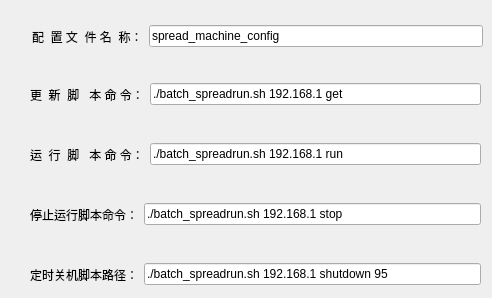
   <widget class="QWidget" name="tab_5">
    <attribute name="title">
     <string>参数设置</string>
    </attribute>
    <widget class="QWidget" name="layoutWidget">
     <property name="geometry">
      <rect>
       <x>32</x>
       <y>22</y>
       <width>451</width>
       <height>29</height>
      </rect>
     </property>
     <layout class="QHBoxLayout" name="horizontalLayout_2">
      <item>
       <widget class="QLabel" name="label_config_name">
        <property name="text">
         <string>配  置 文  件 名  称：</string>
        </property>
       </widget>
      </item>
      <item>
       <widget class="QLineEdit" name="lineEdit_config_name">
        <property name="enabled">
         <bool>true</bool>
        </property>
        <property name="text">
         <string>spread_machine_config</string>
        </property>
        <property name="readOnly">
         <bool>true</bool>
        </property>
       </widget>
      </item>
     </layout>
    </widget>
    <widget class="QWidget" name="layoutWidget_2">
     <property name="geometry">
      <rect>
       <x>30</x>
       <y>140</y>
       <width>451</width>
       <height>29</height>
      </rect>
     </property>
     <layout class="QHBoxLayout" name="horizontalLayout_3">
      <item>
       <widget class="QLabel" name="label_run_command">
        <property name="text">
         <string>运  行  脚   本 命 令：</string>
        </property>
       </widget>
      </item>
      <item>
       <widget class="QLineEdit" name="lineEdit_run_command">
        <property name="enabled">
         <bool>true</bool>
        </property>
        <property name="text">
         <string>./batch_spreadrun.sh 192.168.1 run</string>
        </property>
       </widget>
      </item>
     </layout>
    </widget>
    <widget class="QWidget" name="layoutWidget_3">
     <property name="geometry">
      <rect>
       <x>30</x>
       <y>200</y>
       <width>451</width>
       <height>29</height>
      </rect>
     </property>
     <layout class="QHBoxLayout" name="horizontalLayout_4">
      <item>
       <widget class="QLabel" name="label_kill_command">
        <property name="text">
         <string>停止运行脚本命令：</string>
        </property>
       </widget>
      </item>
      <item>
       <widget class="QLineEdit" name="lineEdit_kill_command">
        <property name="enabled">
         <bool>true</bool>
        </property>
        <property name="text">
         <string>./batch_spreadrun.sh 192.168.1 stop</string>
        </property>
       </widget>
      </item>
     </layout>
    </widget>
    <widget class="QWidget" name="layoutWidget_4">
     <property name="geometry">
      <rect>
       <x>30</x>
       <y>80</y>
       <width>451</width>
       <height>29</height>
      </rect>
     </property>
     <layout class="QHBoxLayout" name="horizontalLayout_5">
      <item>
       <widget class="QLabel" name="label_update_command">
        <property name="text">
         <string>更  新  脚   本 命 令：</string>
        </property>
       </widget>
      </item>
      <item>
       <widget class="QLineEdit" name="lineEdit_update_command">
        <property name="enabled">
         <bool>true</bool>
        </property>
        <property name="text">
         <string>./batch_spreadrun.sh 192.168.1 get</string>
        </property>
       </widget>
      </item>
     </layout>
    </widget>
    <widget class="QWidget" name="layoutWidget_5">
     <property name="geometry">
      <rect>
       <x>30</x>
       <y>260</y>
       <width>451</width>
       <height>29</height>
      </rect>
     </property>
     <layout class="QHBoxLayout" name="horizontalLayout_6">
      <item>
       <widget class="QLabel" name="label_shutdown_command">
        <property name="text">
         <string>定时关机脚本路径：</string>
        </property>
       </widget>
      </item>
      <item>
       <widget class="QLineEdit" name="lineEdit_shutdown_command">
        <property name="enabled">
         <bool>true</bool>
        </property>
        <property name="text">
         <string>./batch_spreadrun.sh 192.168.1 shutdown 95</string>
        </property>
       </widget>
      </item>
     </layout>
    </widget>
   </widget>
